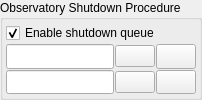
      <widget class="QGroupBox" name="shutdownGroupBox">
       <property name="sizePolicy">
        <sizepolicy hsizetype="Preferred" vsizetype="Preferred">
         <horstretch>0</horstretch>
         <verstretch>0</verstretch>
        </sizepolicy>
       </property>
       <property name="title">
        <string>Observatory Shutdown Procedure</string>
       </property>
       <layout class="QVBoxLayout" name="verticalLayout_2">
        <property name="spacing">
         <number>1</number>
        </property>
        <property name="leftMargin">
         <number>3</number>
        </property>
        <property name="topMargin">
         <number>3</number>
        </property>
        <property name="rightMargin">
         <number>3</number>
        </property>
        <property name="bottomMargin">
         <number>3</number>
        </property>
        <item>
         <widget class="QCheckBox" name="schedulerShutdownEnabled">
          <property name="toolTip">
           <string>Enable or disable execution of the shutdown queue. When disabled, no shutdown procedure will run.</string>
          </property>
          <property name="text">
           <string>Enable shutdown queue</string>
          </property>
          <property name="checked">
           <bool>true</bool>
          </property>
         </widget>
        </item>
        <item>
         <layout class="QHBoxLayout" name="horizontalLayout_3">
          <property name="spacing">
           <number>1</number>
          </property>
          <item>
           <widget class="QLineEdit" name="schedulerPreShutdownScript">
            <property name="sizePolicy">
             <sizepolicy hsizetype="Expanding" vsizetype="Preferred">
              <horstretch>0</horstretch>
              <verstretch>0</verstretch>
             </sizepolicy>
            </property>
            <property name="toolTip">
             <string>Selected pre-shutdown queue to run before stopping Ekos profile</string>
            </property>
            <property name="readOnly">
             <bool>true</bool>
            </property>
            <property name="clearButtonEnabled">
             <bool>false</bool>
            </property>
           </widget>
          </item>
          <item>
           <widget class="QPushButton" name="preShutdownQueueClearB">
            <property name="text">
             <string/>
            </property>
            <property name="icon">
             <iconset theme="QIcon::ThemeIcon::EditClear"/>
            </property>
           </widget>
          </item>
          <item>
           <widget class="QPushButton" name="selectPreShutdownQueueB">
            <property name="sizePolicy">
             <sizepolicy hsizetype="Preferred" vsizetype="Preferred">
              <horstretch>0</horstretch>
              <verstretch>0</verstretch>
             </sizepolicy>
            </property>
            <property name="toolTip">
             <string>Browse for pre-shutdown queue/collection file</string>
            </property>
            <property name="text">
             <string/>
            </property>
            <property name="icon">
             <iconset theme="folder"/>
            </property>
           </widget>
          </item>
         </layout>
        </item>
        <item>
         <layout class="QHBoxLayout" name="horizontalLayout_PostShutdown">
          <property name="spacing">
           <number>1</number>
          </property>
          <item>
           <widget class="QLineEdit" name="schedulerPostShutdownScript">
            <property name="sizePolicy">
             <sizepolicy hsizetype="Expanding" vsizetype="Preferred">
              <horstretch>0</horstretch>
              <verstretch>0</verstretch>
             </sizepolicy>
            </property>
            <property name="toolTip">
             <string>Selected post-shutdown queue to run after stopping Ekos profile</string>
            </property>
            <property name="readOnly">
             <bool>true</bool>
            </property>
            <property name="clearButtonEnabled">
             <bool>false</bool>
            </property>
           </widget>
          </item>
          <item>
           <widget class="QPushButton" name="postShutdownQueueClearB">
            <property name="text">
             <string/>
            </property>
            <property name="icon">
             <iconset theme="QIcon::ThemeIcon::EditClear"/>
            </property>
           </widget>
          </item>
          <item>
           <widget class="QPushButton" name="selectPostShutdownQueueB">
            <property name="sizePolicy">
             <sizepolicy hsizetype="Preferred" vsizetype="Preferred">
              <horstretch>0</horstretch>
              <verstretch>0</verstretch>
             </sizepolicy>
            </property>
            <property name="toolTip">
             <string>Browse for post-shutdown queue/collection file</string>
            </property>
            <property name="text">
             <string/>
            </property>
            <property name="icon">
             <iconset theme="folder"/>
            </property>
           </widget>
          </item>
         </layout>
        </item>
       </layout>
      </widget>
